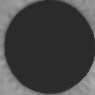

Generate this figure with Python:
from skimage import io
from skimage import data, color
from skimage.transform import hough_circle, hough_circle_peaks
from skimage.feature import canny
from skimage.draw import circle_perimeter
from skimage.util import img_as_ubyte
import cv2
import matplotlib.pyplot as plt
import numpy as np
import os
from keras.utils.np_utils import to_categorical
from keras.layers import  MaxPooling2D
from keras.layers import Dense, Dropout, Activation, Flatten
from keras.layers import Convolution2D
from keras.models import Sequential
from keras.models import model_from_json
import pickle

count = 0
miss = []

def getIrisFeatures(image):
    global count
    img = cv2.imread(image,0)
    img = cv2.medianBlur(img,5)
    cimg = cv2.cvtColor(img,cv2.COLOR_GRAY2BGR)
    circles = cv2.HoughCircles(img,cv2.HOUGH_GRADIENT,1,10,param1=63,param2=70,minRadius=0,maxRadius=0)
    status = 'failed'
    crop = None
    if circles is not None:
        height,width = img.shape
        r = 0
        mask = np.zeros((height,width), np.uint8)
        for i in circles[0,:]:
            cv2.circle(cimg,(i[0],i[1]),int(i[2]),(0,0,0))
            cv2.circle(mask,(i[0],i[1]),int(i[2]),(255,255,255),thickness=0)
            blank_image = cimg[:int(i[1]),:int(i[1])]

            masked_data = cv2.bitwise_and(cimg, cimg, mask=mask)
            _,thresh = cv2.threshold(mask,1,255,cv2.THRESH_BINARY)
            contours = cv2.findContours(thresh,cv2.RETR_EXTERNAL,cv2.CHAIN_APPROX_SIMPLE)
            x,y,w,h = cv2.boundingRect(contours[0][0])
            crop = img[y:y+h,x:x+w]
            cv2.imwrite('test.png',crop)
            crop = cv2.imread('test.png')
            r = i[2]
            status = 'success'
    
    return status,crop

path = 'CASIA1'

labels = []
X_train = []
Y_train = []

def getID(name):
    index = 0
    for i in range(len(labels)):
        if labels[i] == name:
            index = i
            break
    return index        
    

for root, dirs, directory in os.walk(path):
    for j in range(len(directory)):
        name = os.path.basename(root)
        if name not in labels:
            labels.append(name)
print(labels)

for root, dirs, directory in os.walk(path):
    for j in range(len(directory)):
        name = os.path.basename(root)
        if 'Thumbs.db' not in directory[j]:
            status,img = getIrisFeatures(root+"/"+directory[j])
            if status =='success':
                img = cv2.resize(img, (64,64))
                im2arr = np.array(img)
                im2arr = im2arr.reshape(64,64,3)
                X_train.append(im2arr)
                ids = getID(name)
                Y_train.append(int(name)-1)
                print(str(ids)+" "+str(name))
        


X_train = np.asarray(X_train)
Y_train = np.asarray(Y_train)
print(Y_train)

X_train = X_train.astype('float32')
X_train = X_train/255
    
test = X_train[3]
cv2.imshow("aa",test)
cv2.waitKey(0)
indices = np.arange(X_train.shape[0])
np.random.shuffle(indices)
X_train = X_train[indices]
Y_train = Y_train[indices]
Y_train = to_categorical(Y_train)
np.save('model/X.txt',X_train)
np.save('model/Y.txt',Y_train)

X_train = np.load('model/X.txt.npy')
Y_train = np.load('model/Y.txt.npy')
print(Y_train)
if os.path.exists('model/model.json'):
    with open('model/model.json', "r") as json_file:
        loaded_model_json = json_file.read()
        classifier = model_from_json(loaded_model_json)
    classifier.load_weights("model/model_weights.h5")
    classifier._make_predict_function()   
    print(classifier.summary())
    f = open('model/history.pckl', 'rb')
    data = pickle.load(f)
    f.close()
    acc = data['accuracy']
    accuracy = acc[9] * 100
    print("Training Model Accuracy = "+str(accuracy))
else:
    classifier = Sequential()
    classifier.add(Convolution2D(32, 3, 3, input_shape = (64, 64, 3), activation = 'relu'))
    classifier.add(MaxPooling2D(pool_size = (2, 2)))
    classifier.add(Convolution2D(32, 3, 3, activation = 'relu'))
    classifier.add(MaxPooling2D(pool_size = (2, 2)))
    classifier.add(Flatten())
    classifier.add(Dense(output_dim = 256, activation = 'relu'))
    classifier.add(Dense(output_dim = 108, activation = 'softmax'))
    print(classifier.summary())
    classifier.compile(optimizer = 'adam', loss = 'categorical_crossentropy', metrics = ['accuracy'])
    hist = classifier.fit(X_train, Y_train, batch_size=16, epochs=60, shuffle=True, verbose=2)
    classifier.save_weights('model/model_weights.h5')            
    model_json = classifier.to_json()
    with open("model/model.json", "w") as json_file:
        json_file.write(model_json)
    f = open('model/history.pckl', 'wb')
    pickle.dump(hist.history, f)
    f.close()
    f = open('model/history.pckl', 'rb')
    data = pickle.load(f)
    f.close()
    acc = data['accuracy']
    accuracy = acc[9] * 100
    print("Training Model Accuracy = "+str(accuracy))

